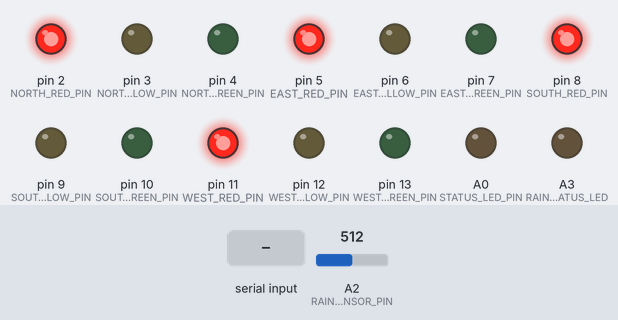
A sketch run on a simulated Arduino Mega 2560, built with avr-gcc and run on an emulated ATmega2560. Parts: output pins drawn as LEDs (lit = HIGH). Dashed ring = blinking. The inputs (shaded band) are chosen by the test bench; at power-on: A2 (RAIN_SENSOR_PIN) = 512. What the sketch prints to the serial monitor is not drawn.

Above: at 1.4 s.
1.5 s: "1\n" received over Serial
At 3.5 s:
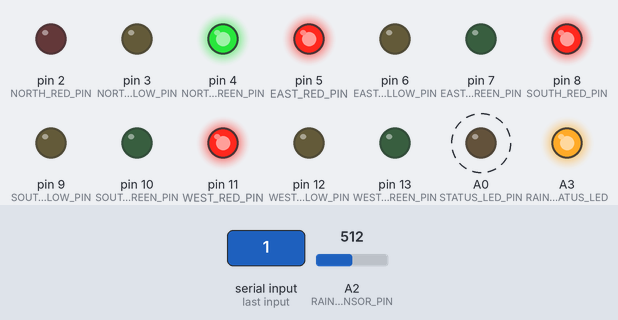
4.5 s: A2 (RAIN_SENSOR_PIN) set to 683
7.5 s: A2 (RAIN_SENSOR_PIN) set to 713
At 9.8 s:
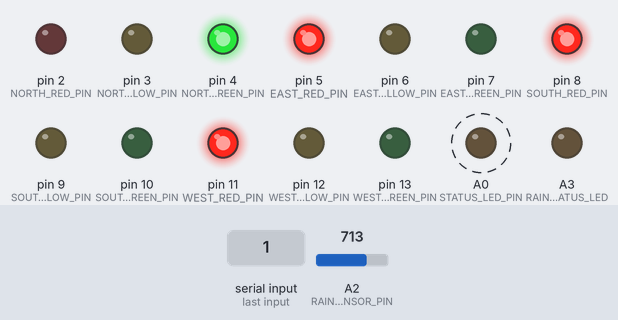
10.5 s: A2 (RAIN_SENSOR_PIN) set to 690
At 10.82 s:
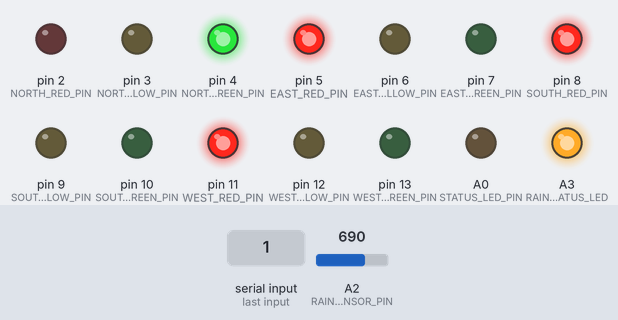
13.5 s: A2 (RAIN_SENSOR_PIN) set to 710
At 15.8 s:
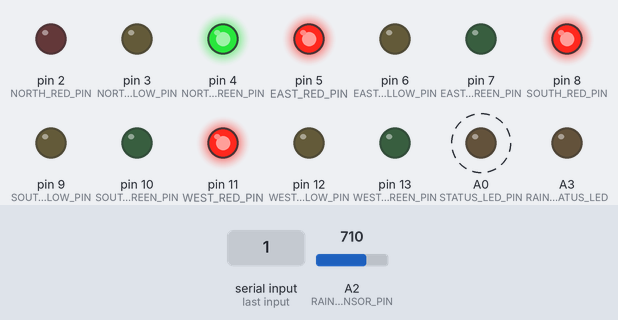
Timing chart, 0 to 20.5 s (numbered marks = the images above; inputs shaded):
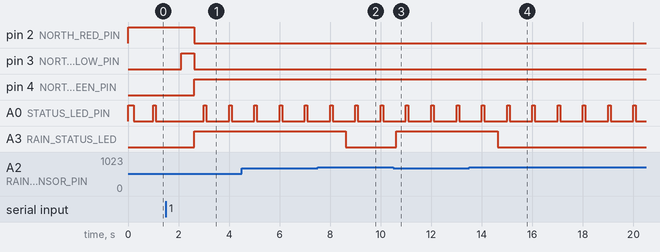

The sketch:

arduino_mega.ino
```cpp
#include <ArduinoJson.h>

#define NORTH_RED_PIN     2
#define NORTH_YELLOW_PIN  3
#define NORTH_GREEN_PIN   4

#define EAST_RED_PIN      5
#define EAST_YELLOW_PIN   6
#define EAST_GREEN_PIN    7

#define SOUTH_RED_PIN     8
#define SOUTH_YELLOW_PIN  9
#define SOUTH_GREEN_PIN   10

#define WEST_RED_PIN      11
#define WEST_YELLOW_PIN   12
#define WEST_GREEN_PIN    13

#define pedestrian0 22
#define pedestrian1 23
#define pedestrian2 24
#define pedestrian3 25

#define STATUS_LED_PIN    A0
#define BUZZER_PIN        A1

#define RAIN_SENSOR_PIN   A2
#define RAIN_STATUS_LED   A3

#define SERIAL_BAUDRATE   9600
#define JSON_BUFFER_SIZE  1024
#define PEDESTRIAN_CROSSING_TIME 6000
#define RAINY_PEDESTRIAN_TIME 10000

#define RAIN_THRESHOLD    700
#define RAIN_CHECK_INTERVAL 2000

int currentPriorityLane = 0;
int previousPriorityLane = -1;
String currentPriorityType = "normal";
bool pedestrianActive = false;
bool emergencyActive = false;

bool rainDetected = false;
unsigned long lastRainCheck = 0;

unsigned long lastUpdate = 0;
unsigned long pedestrianStartTime = 0;

int redPins[4] = {NORTH_RED_PIN, EAST_RED_PIN, SOUTH_RED_PIN, WEST_RED_PIN};
int yellowPins[4] = {NORTH_YELLOW_PIN, EAST_YELLOW_PIN, SOUTH_YELLOW_PIN, WEST_YELLOW_PIN};
int greenPins[4] = {NORTH_GREEN_PIN, EAST_GREEN_PIN, SOUTH_GREEN_PIN, WEST_GREEN_PIN};
int pedestrianLights[4] = {pedestrian0,pedestrian1,pedestrian2,pedestrian3};

String laneNames[4] = {"North", "East", "South", "West"};

void setup() {
  Serial.begin(SERIAL_BAUDRATE);

  pinMode(pedestrian0, OUTPUT);
  pinMode(pedestrian1, OUTPUT);
  pinMode(pedestrian2, OUTPUT);
  pinMode(pedestrian3, OUTPUT);

  for (int i = 0; i < 4; i++) {
    pinMode(redPins[i], OUTPUT);
    pinMode(yellowPins[i], OUTPUT);
    pinMode(greenPins[i], OUTPUT);
  }

  pinMode(STATUS_LED_PIN, OUTPUT);
  pinMode(BUZZER_PIN, OUTPUT);
  pinMode(RAIN_STATUS_LED, OUTPUT);

  pinMode(RAIN_SENSOR_PIN, INPUT);

  setAllLanesRed();

  digitalWrite(STATUS_LED_PIN, HIGH);
  digitalWrite(RAIN_STATUS_LED, LOW);

  Serial.println("=================================");
  Serial.println(" Arduino Traffic Light Controller");
  Serial.println("Features: Emergency Priority, Pedestrian Safety, Rain Detection");
  Serial.println("Rain sensor initialized on pin A2");
  Serial.println(" Full Python control - Arduino only executes commands");
  Serial.println(" Waiting for Python data...");
  Serial.println("=================================");

  lastUpdate = millis();
  lastRainCheck = millis();
}

void loop() {
  checkRainSensor();

  if (Serial.available()) {
    processSerialData();
  }

  managePedestrianCrossing();

  if (millis() % 1000 < 100) {
    digitalWrite(STATUS_LED_PIN, HIGH);
  } else {
    digitalWrite(STATUS_LED_PIN, LOW);
  }
}

void checkRainSensor() {
  unsigned long currentTime = millis();

  if (currentTime - lastRainCheck >= RAIN_CHECK_INTERVAL) {
    int rainValue = analogRead(RAIN_SENSOR_PIN);
    bool previousRainState = rainDetected;

    rainDetected = (rainValue < RAIN_THRESHOLD);

    digitalWrite(RAIN_STATUS_LED, rainDetected ? HIGH : LOW);

    if (rainDetected != previousRainState) {
      if (rainDetected) {
        Serial.println("🌧️ RAIN DETECTED! Extended pedestrian crossing time available");
        Serial.println("   Rain sensor value: " + String(rainValue));
      } else {
        Serial.println("☀️ Rain stopped. Normal pedestrian crossing time");
        Serial.println("   Rain sensor value: " + String(rainValue));
      }
    }

    lastRainCheck = currentTime;
  }
}

unsigned long getCurrentPedestrianTime() {
  return rainDetected ? RAINY_PEDESTRIAN_TIME : PEDESTRIAN_CROSSING_TIME;
}

void processSerialData() {
  String jsonString = Serial.readStringUntil('\n');
  jsonString.trim();

  if (jsonString.length() == 0) return;

  StaticJsonDocument<JSON_BUFFER_SIZE> doc;
  DeserializationError error = deserializeJson(doc, jsonString);

  if (error) {
    Serial.println(" JSON parsing failed: " + String(error.c_str()));
    return;
  }

  int priorityLane = doc["priority_lane"];
  int prevPriorityLane = doc["previous_priority_lane"];
  String priorityType = doc["priority_type"].as<String>();

  if (pedestrianActive && priorityType != "emergency") {
    Serial.println(" Pedestrian crossing active — ignoring normal/other commands until finished");
    return;
  }

  Serial.println("\n Received data from Python:");
  Serial.println("  Priority Lane: " + String(priorityLane));
  Serial.println("  Previous Priority Lane: " + String(prevPriorityLane));
  Serial.println("  Priority Type: " + priorityType);
  if (rainDetected) {
    Serial.println("   Rain Mode: Extended pedestrian time if needed");
  }

  currentPriorityLane = priorityLane;
  previousPriorityLane = prevPriorityLane;
  currentPriorityType = priorityType;

  if (priorityType == "emergency") {
    handleEmergencyVehicle(priorityLane, prevPriorityLane);

  } else if (priorityType == "pedestrian_safety") {
    handlePedestrianSafety(priorityLane, prevPriorityLane);
  } else {
    handleNormalTraffic(priorityLane, prevPriorityLane);
  }

  lastUpdate = millis();
}

void managePedestrianCrossing() {
  if (!pedestrianActive) return;

  unsigned long currentTime = millis();
  unsigned long pedestrianElapsed = currentTime - pedestrianStartTime;

  if (pedestrianElapsed >= getCurrentPedestrianTime()) {
    pedestrianActive = false;

    for (int i = 0; i < 4; i++) {
      digitalWrite(pedestrianLights[i], LOW);
    }
    Serial.println(" Pedestrian crossing time completed");
    Serial.println(" Ready for next Python command");
  }
}

void handlePedestrianSafety(int lane, int prevLane) {
  Serial.println(" PEDESTRIAN SAFETY MODE ACTIVATED");
  Serial.println(" All lanes set to RED for pedestrian crossing");
  if (rainDetected) {
    Serial.println("Extended pedestrian crossing time due to rain: " + String(getCurrentPedestrianTime()/1000) + " seconds");
  } else {
    Serial.println(" Pedestrian crossing time: " + String(getCurrentPedestrianTime()/1000) + " seconds");
  }

  pedestrianActive = true;
  emergencyActive = false;

  if (prevLane >= 0 && prevLane <= 3) {
    Serial.println(" Setting " + laneNames[prevLane] + " to YELLOW (transition)");
    digitalWrite(yellowPins[prevLane], HIGH);
    digitalWrite(greenPins[prevLane], LOW);
    delay(2000);
  }

  setAllLanesRed();

  for (int i = 0; i < 4; i++) {
    digitalWrite(pedestrianLights[i], LOW);
  }

  digitalWrite(pedestrianLights[lane], HIGH);

  // activatePedestrianSignal();

  pedestrianStartTime = millis();
}

void handleEmergencyVehicle(int lane, int prevLane) {

  for (int i = 0; i < 4; i++) {
      digitalWrite(pedestrianLights[i], LOW);
    }
  Serial.println("🚨 EMERGENCY VEHICLE DETECTED!");
  Serial.println("🟢 Immediate priority given to " + laneNames[lane] + " lane");
  Serial.println("⚠️  Emergency overrides pedestrian safety");

  emergencyActive = true;
  pedestrianActive = false;

   if (previousPriorityLane == lane && emergencyActive) {
    Serial.println("⏱️ Continuing EMERGENCY GREEN for " + laneNames[lane]);
    digitalWrite(redPins[lane], LOW);
    digitalWrite(greenPins[lane], HIGH);
    return;
  }

  if (prevLane >= 0 && prevLane <= 3 ) {
    Serial.println("🟡 Setting " + laneNames[prevLane] + " to YELLOW (transition)");
    digitalWrite(yellowPins[prevLane], HIGH);
    digitalWrite(greenPins[prevLane], LOW);
    delay(1500);
  }

  setAllLanesRed();
  delay(5000);

  digitalWrite(redPins[lane], LOW);
  digitalWrite(greenPins[lane], HIGH);

  delay(2000);
  Serial.println("🟢 " + laneNames[lane] + " lane activated for EMERGENCY");

  // activateEmergencyAlert();

  Serial.println("🤖 Python controls emergency duration");
}

void handleNormalTraffic(int lane, int prevLane) {

  for (int i = 0; i < 4; i++) {
      digitalWrite(pedestrianLights[i], LOW);
    }
  Serial.println("🚦 Normal traffic command received");
  Serial.println("🟢 Setting " + laneNames[lane] + " lane to GREEN");

  emergencyActive = false;
  pedestrianActive = false;

  if (previousPriorityLane == lane && digitalRead(greenPins[lane]) == HIGH) {
    Serial.println("⏱️ Continuing EMERGENCY GREEN for " + laneNames[lane]);
    return;
  }

  if (prevLane >= 0 && prevLane <= 3 && prevLane != lane) {
    Serial.println("🟡 Setting " + laneNames[prevLane] + " to YELLOW (transition)");
    digitalWrite(yellowPins[prevLane], HIGH);
    digitalWrite(greenPins[prevLane], LOW);
    delay(2000);
  }

  setAllLanesRed();
  delay(500);

  digitalWrite(yellowPins[lane], HIGH);
  delay(500);
  digitalWrite(yellowPins[lane], LOW);

  digitalWrite(redPins[lane], LOW);
  digitalWrite(greenPins[lane], HIGH);

  Serial.println("🟢 " + laneNames[lane] + " lane activated");

  Serial.println("✅ Lane activated - Python controls duration");
}

void setAllLanesRed() {
  for (int i = 0; i < 4; i++) {
    digitalWrite(redPins[i], HIGH);
    digitalWrite(yellowPins[i], LOW);
    digitalWrite(greenPins[i], LOW);
  }
}

void setAllLanesOff() {
  for (int i = 0; i < 4; i++) {
    digitalWrite(redPins[i], LOW);
    digitalWrite(yellowPins[i], LOW);
    digitalWrite(greenPins[i], LOW);
  }
}
```

Measured:
- the behaviour switches between 699 and 700 on A2 (RAIN_SENSOR_PIN) (found by bisection; images 1 and 2)
- after the input at 1.5 s, pin 2 (NORTH_RED_PIN): HIGH → LOW after 1.1 s; pin 3 (NORTH_YELLOW_PIN): LOW → HIGH after 0.62 s, → LOW 0.50 s later; pin 4 (NORTH_GREEN_PIN): LOW → HIGH after 1.1 s; A3 (RAIN_STATUS_LED): LOW → HIGH after 1.1 s instead of 0.73 s
- after the input at 7.5 s, A3 (RAIN_STATUS_LED): HIGH → LOW after 1.1 s
- after the input at 10.5 s, A3 (RAIN_STATUS_LED): LOW → HIGH after 0.13 s
- after the input at 13.5 s, A3 (RAIN_STATUS_LED): HIGH → LOW after 1.1 s
- by itself, A0 (STATUS_LED_PIN): alternates HIGH for 0.10 s and LOW for 0.90 s
